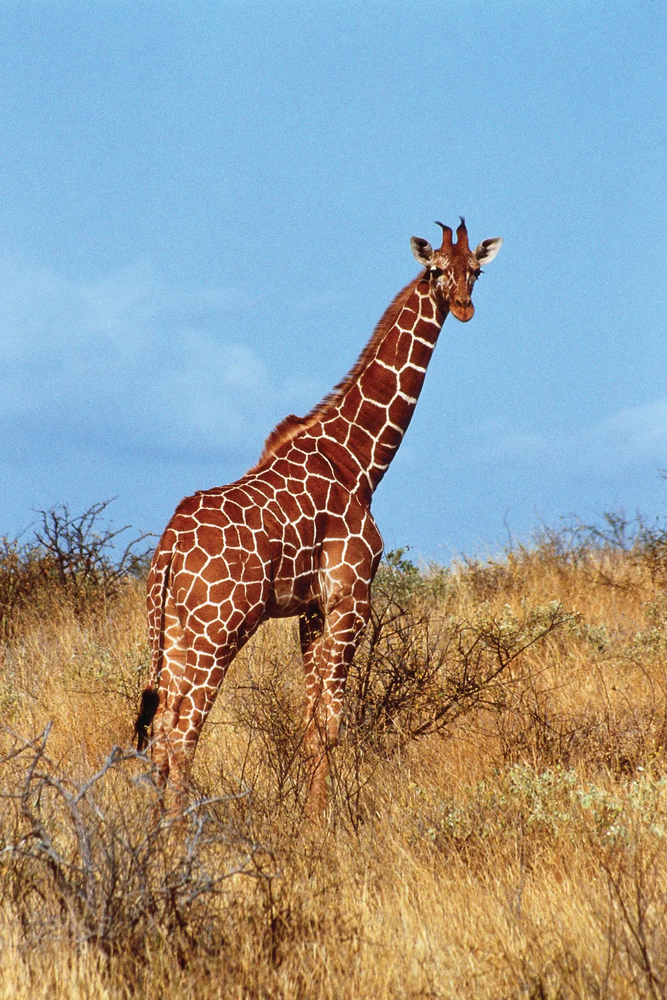
#> input picture OpenCV/Day-12- Equalizing and Plotting Histograms/giraffe-Kenya.png, 667 x 1000 px, shrunk from 1067 x 1600 before the run
$ jupyter execute histogram.ipynb
#> lines starting #> are read from the running program, lines starting #| are printed output that depends on the picture
[cell 1]
import cv2
import matplotlib.pyplot as plt

[cell 2]
# RGB
image = cv2.imread("./giraffe-Kenya.png")
#> image is the input picture: shape (1000, 667, 3); mean B, G, R 152, 154.5, 150.9
image_rgb = cv2.cvtColor(image,cv2.COLOR_BGR2RGB)

plt.imshow(image_rgb)

[cell 3]
channels = cv2.split(image_rgb)
colors = ["red","green","blue"]


for channel, color in zip(channels,colors):
    hist = cv2.calcHist([channel],[0],None,[256],[0,256])
    plt.plot(hist,color=color)
#> this loop made 3 passes
#> color on passes 1 to 3: 'red', 'green', 'blue'

plt.title("Color Histogram")
plt.xlabel("Pixel Intensity")
plt.ylabel("Frequency")
plt.show()
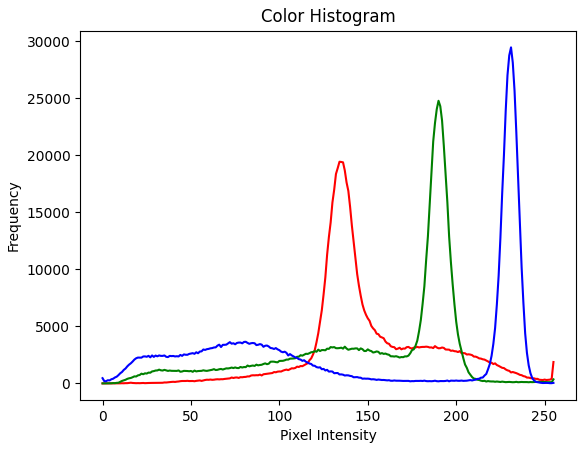
#> figure drawn by matplotlib, 1 panel; curve peaks at x = 134, y = 19424; curve peaks at x = 190, y = 24764; curve peaks at x = 231, y = 29443

[cell 4]
# HSV

image_hsv = cv2.cvtColor(image,cv2.COLOR_BGR2HSV)
#> image_hsv: shape (1000, 667, 3); mean H, S, V 59.8, 123.7, 197

h,s,v = cv2.split(image_hsv)
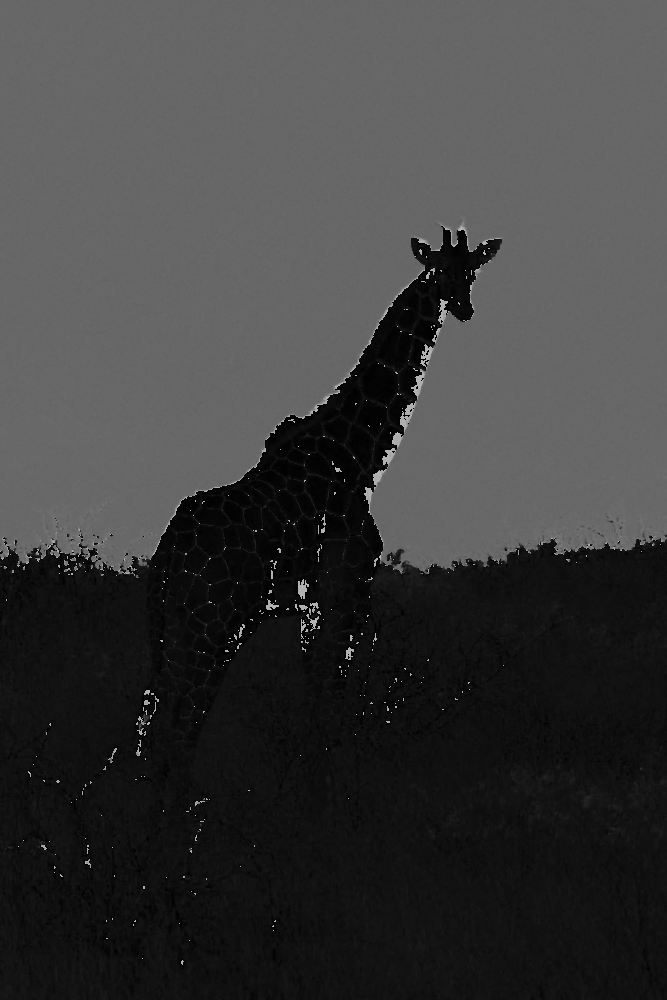
#> h: shape (1000, 667); min 0, max 179, mean 59.8
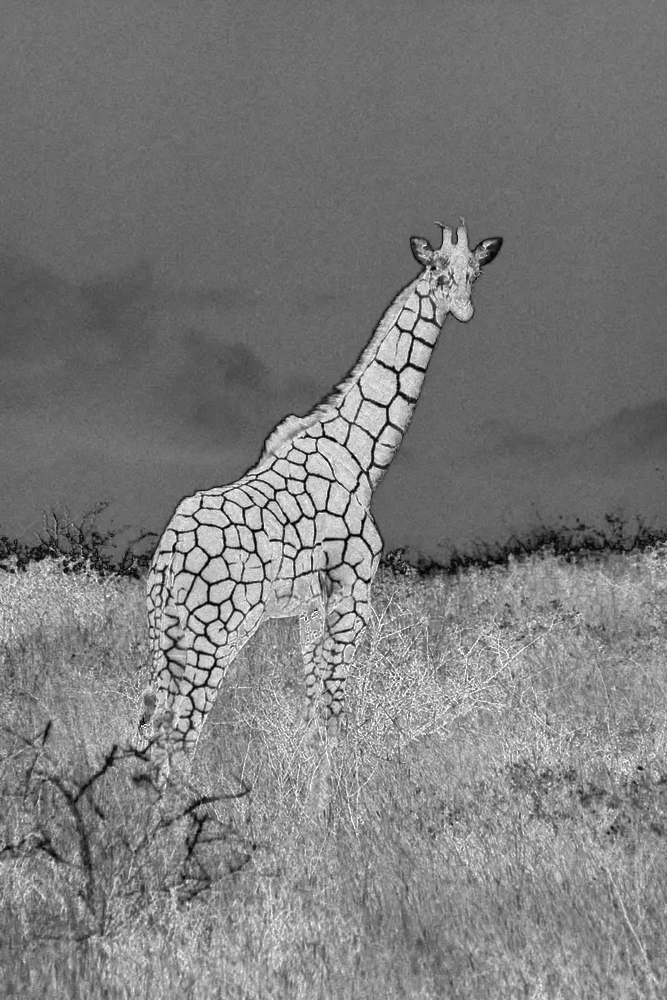
#> s: shape (1000, 667); min 0, max 255, mean 123.7
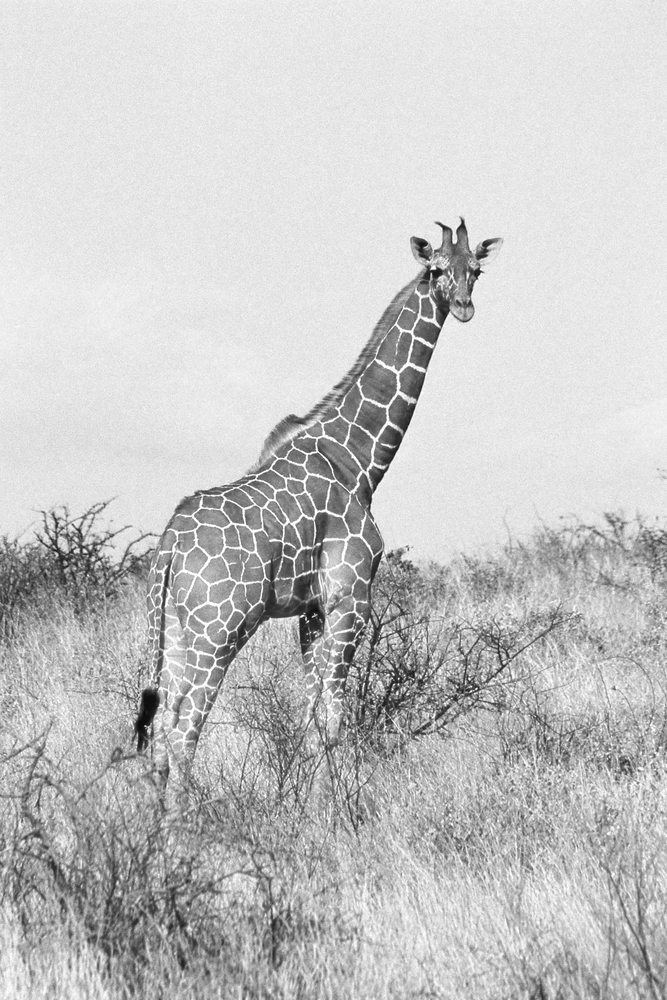
#> v: shape (1000, 667); min 9, max 255, mean 197


h_hist = cv2.calcHist([h],[0],None,[180],[0,180],)
#> h_hist = 180 values, max 137671 at index 103, min 0 at index 59, mean 3705.6
s_hist = cv2.calcHist([s],[0],None,[256],[0,256])
#> s_hist = 256 values, max 20668 at index 104, min 0 at index 254, mean 2605.5
v_hist = cv2.calcHist([v],[0],None,[256],[0,256])
#> v_hist = 256 values, max 30327 at index 231, min 0 at index 0, mean 2605.5


fig, axes = plt.subplots(1,3,figsize=(15,5))

axes[0].plot(h_hist,color="orange")
axes[0].set_title("Hue Histogram")
axes[0].set_xlabel("bins")
axes[0].set_ylabel("Frequency")


axes[1].plot(s_hist,color="green")
axes[1].set_title("Saturation Histogram")
axes[1].set_xlabel("bins")
axes[1].set_ylabel("Frequency")


axes[2].plot(v_hist,color="blue")
axes[2].set_title("Value Histogram")
axes[2].set_xlabel("bins")
axes[2].set_ylabel("Frequency")

plt.show()
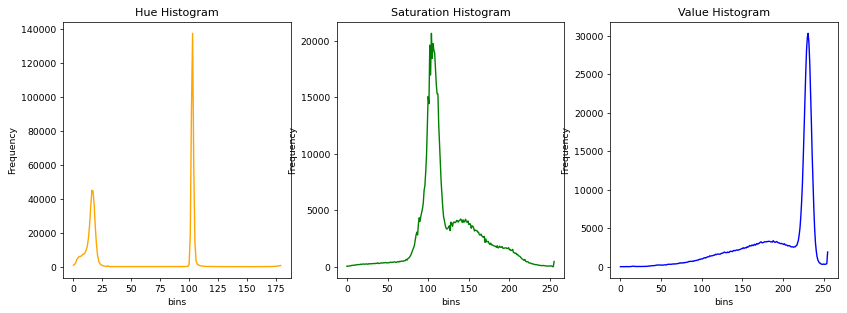
#> figure drawn by matplotlib, 3 panels; panel 1: curve peaks at x = 103, y = 137671; panel 2: curve peaks at x = 104, y = 20668; panel 3: curve peaks at x = 231, y = 30327
